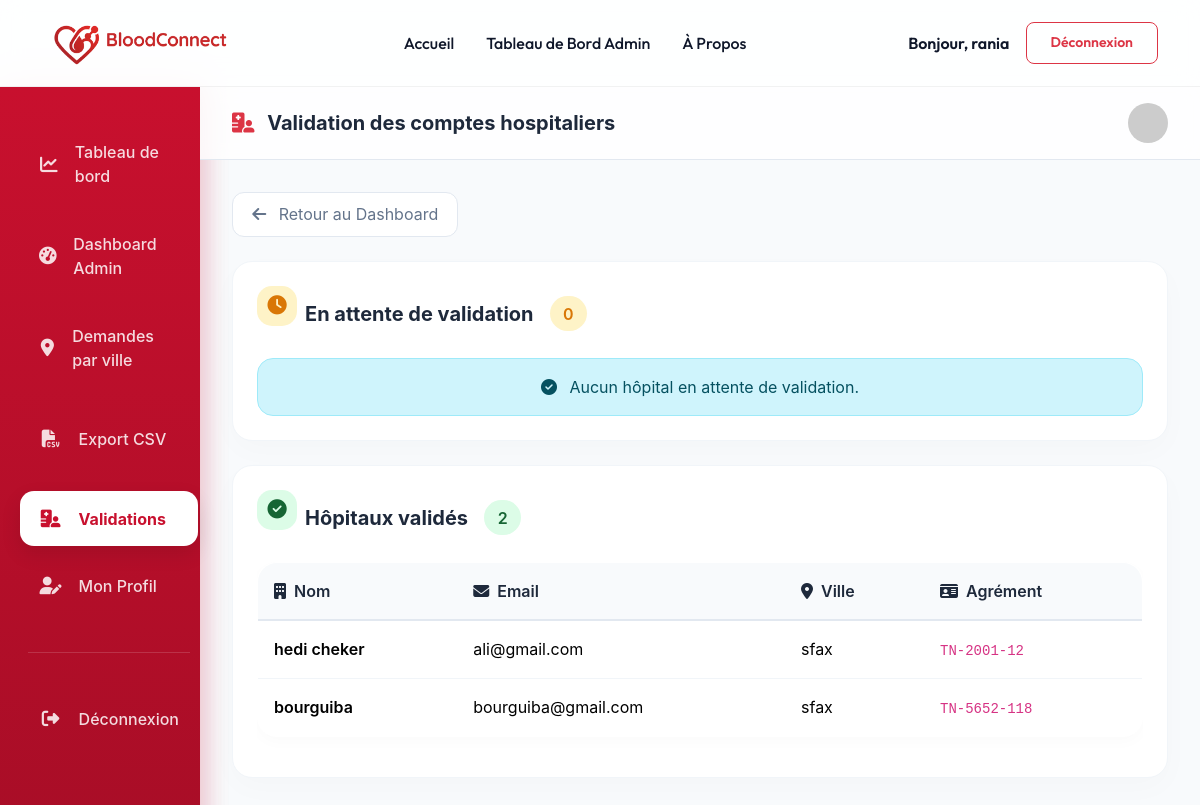
The page /comptes/admin/hopitaux/ (signed in) on the database as committed earlier.
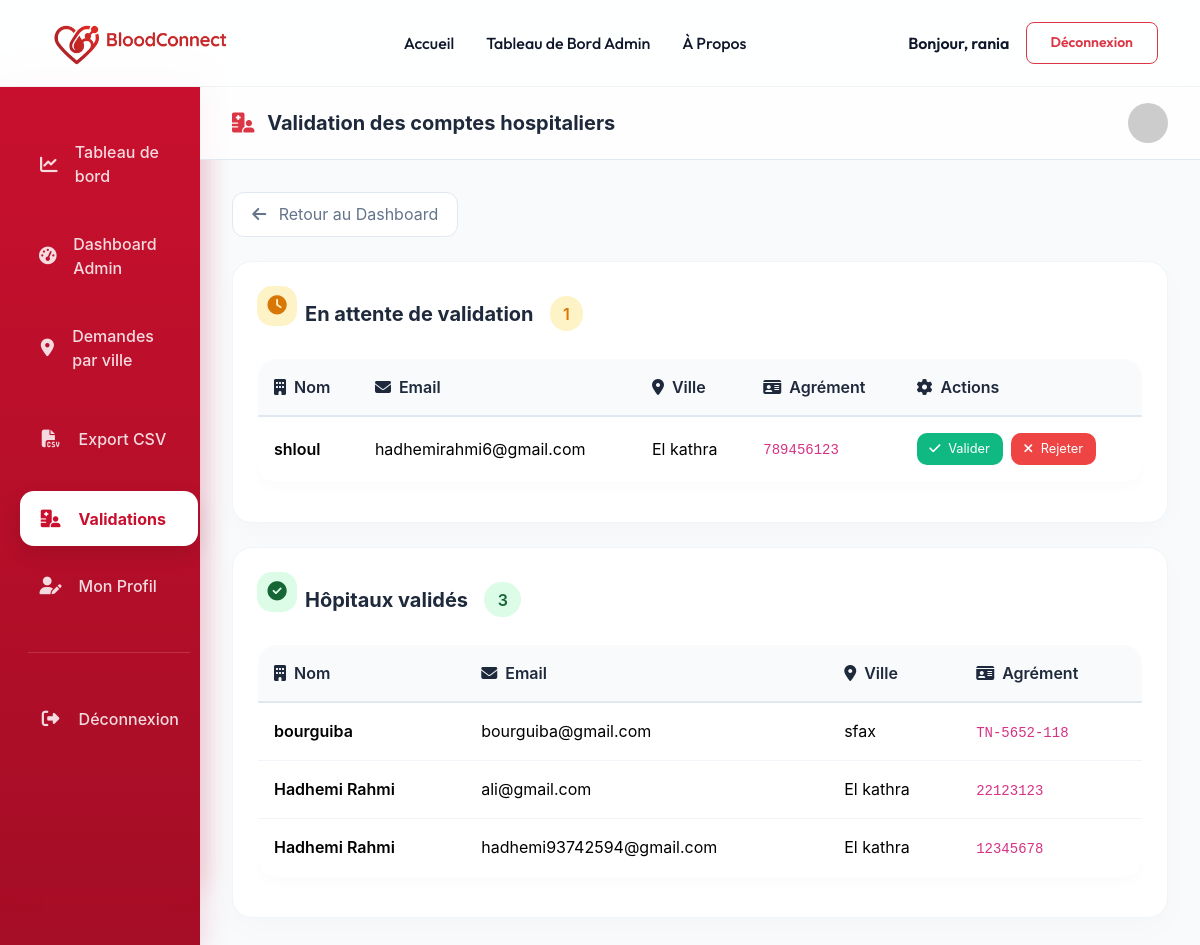
The same page on the database as committed later.
### comptes/models.py (models this page shows, shortened)
class Hopital(models.Model):
    user = models.OneToOneField(User, on_delete=models.CASCADE)
    nom = models.CharField(max_length=200)
    adresse = models.CharField(max_length=300)
    ville = models.CharField(max_length=100)
    agrement = models.CharField(max_length=50, unique=True)
    valide = models.BooleanField(default=False)

class User(AbstractUser):
    ROLE_CHOICES = (
        ('donneur', 'Donneur'),
        ('hopital', 'Hopital'),
        ('admin', 'Admin'),
    )
    role = models.CharField(max_length=20, choices=ROLE_CHOICES, default='donneur')

### comptes/views.py (the view)
# urls.py: path('admin/hopitaux/',                             views.valider_hopitaux_page, name='valider_hopitaux'),
@login_required
@admin_required
def valider_hopitaux_page(request):
    hopitaux_en_attente = Hopital.objects.filter(valide=False).select_related('user')
    hopitaux_valides    = Hopital.objects.filter(valide=True).select_related('user')
    return render(request, 'core/valider_hopitaux.html', {
        'hopitaux_en_attente': hopitaux_en_attente,
        'hopitaux_valides'   : hopitaux_valides,
    })

### core/templates/core/valider_hopitaux.html (shortened to what the changed rows need)
{% load static %}
<!DOCTYPE html>
<html lang="fr">
<head>
    <link href="https://cdn.jsdelivr.net/npm/bootstrap@5.3.2/dist/css/bootstrap.min.css" rel="stylesheet">
    <link rel="stylesheet" href="https://cdnjs.cloudflare.com/ajax/libs/font-awesome/6.4.2/css/all.min.css">
</head>
<body>
    <div class="container-fluid">
        <div class="row">
            <div class="col-lg-10 p-0">
                <div class="dashboard-content">
                    <div class="stat-card mb-4">
                        <div class="d-flex align-items-center gap-2 mb-3">
                            <div class="stat-icon" style="background: #FEF3C7; color: #D97706; width: 40px; height: 40px;">
                                <i class="fas fa-clock"></i>
                            </div>
                            <h5 class="fw-bold mb-0">En attente de validation</h5>
                            <span class="badge-warning ms-2">{{ hopitaux_en_attente|length }}</span>
                        </div>
                        {% if hopitaux_en_attente %}
                        <div class="table-responsive">
                            <table class="table table-custom">
                                <thead>
                                    <tr>
                                        <th><i class="fas fa-building me-2"></i>Nom</th>
                                        <th><i class="fas fa-envelope me-2"></i>Email</th>
                                        <th><i class="fas fa-map-marker-alt me-2"></i>Ville</th>
                                        <th><i class="fas fa-id-card me-2"></i>Agrément</th>
                                        <th><i class="fas fa-cog me-2"></i>Actions</th>
                                    </tr>
                                </thead>
                                <tbody>
                                    {% for h in hopitaux_en_attente %}
                                    <tr>
                                        <td class="fw-semibold">{{ h.nom }}</td>
                                        <td>{{ h.user.email }}</td>
                                        <td>{{ h.ville }}</td>
                                        <td><code>{{ h.agrement }}</code></td>
                                        <td>
                                            <div class="d-flex gap-2">
                                                <a href="{% url 'valider_hopital' h.id %}"
                                                   class="btn btn-success"
                                                   onclick="return confirm('Valider {{ h.nom }} ?')">
                                                    <i class="fas fa-check me-1"></i> Valider
                                                </a>
                                                <a href="{% url 'rejeter_hopital' h.id %}"
                                                   class="btn btn-danger"
                                                   onclick="return confirm('Supprimer {{ h.nom }} ? Action irréversible.')">
                                                    <i class="fas fa-times me-1"></i> Rejeter
                                                </a>
                                            </div>
                                        </td>
                                    </tr>
                                    {% endfor %}
                                </tbody>
                            </table>
                        </div>
                        {% else %}
                        <div class="alert alert-info rounded-4 text-center mb-0">
                            <i class="fas fa-check-circle me-2"></i>
                            Aucun hôpital en attente de validation.
                        </div>
                        {% endif %}
                    </div>
                    <div class="stat-card">
                        <div class="d-flex align-items-center gap-2 mb-3">
                            <div class="stat-icon" style="background: #DCFCE7; color: #166534; width: 40px; height: 40px;">
                                <i class="fas fa-check-circle"></i>
                            </div>
                            <h5 class="fw-bold mb-0">Hôpitaux validés</h5>
                            <span class="badge-success ms-2">{{ hopitaux_valides|length }}</span>
                        </div>
                        {% if hopitaux_valides %}
                        <div class="table-responsive">
                            <table class="table table-custom">
                                <thead>
                                    <tr>
                                        <th><i class="fas fa-building me-2"></i>Nom</th>
                                        <th><i class="fas fa-envelope me-2"></i>Email</th>
                                        <th><i class="fas fa-map-marker-alt me-2"></i>Ville</th>
                                        <th><i class="fas fa-id-card me-2"></i>Agrément</th>
                                    </tr>
                                </thead>
                                <tbody>
                                    {% for h in hopitaux_valides %}
                                    <tr>
                                        <td class="fw-semibold">{{ h.nom }}</td>
                                        <td>{{ h.user.email }}</td>
                                        <td>{{ h.ville }}</td>
                                        <td><code>{{ h.agrement }}</code></td>
                                    </tr>
                                    {% endfor %}
                                </tbody>
                            </table>
                        </div>
                        {% else %}
                        <div class="alert alert-info rounded-4 text-center mb-0">
                            <i class="fas fa-info-circle me-2"></i>
                            Aucun hôpital validé pour le moment.
                        </div>
                        {% endif %}
                    </div>
                </div>
            </div>
        </div>
    </div>
</body>
</html>

Rows that differ between the two databases and show on the page:
removed Hopital: nom "hedi cheker", user.email "ali@gmail.com", ville "sfax", agrement "TN-2001-12", shown under "Hôpitaux validés"
added Hopital: nom "shloul", user.email "hadhemirahmi6@gmail.com", ville "El kathra", agrement "789456123", shown under "En attente de validation"
added Hopital: nom "Hadhemi Rahmi", user.email "ali@gmail.com", ville "El kathra", agrement "22123123", shown under "Hôpitaux validés"
added Hopital: nom "Hadhemi Rahmi", user.email "hadhemi93742594@gmail.com", ville "El kathra", agrement "12345678", shown under "Hôpitaux validés"
Other text that changed with them:
{{ hopitaux_en_attente|length }}: "0" → "1"
{{ hopitaux_valides|length }}: "2" → "3"
text no longer shown: "Aucun hôpital en attente de validation."
text now shown: "Nom Email Ville Agrément Actions"
